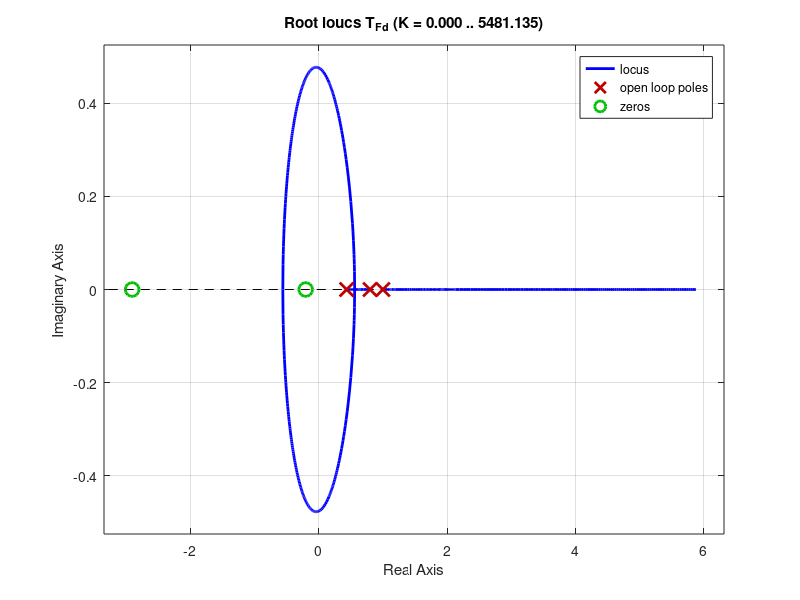
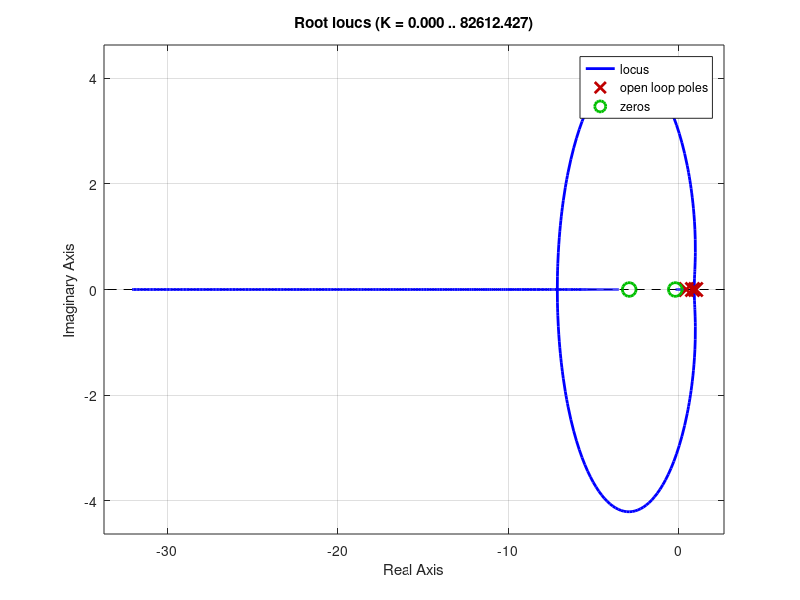
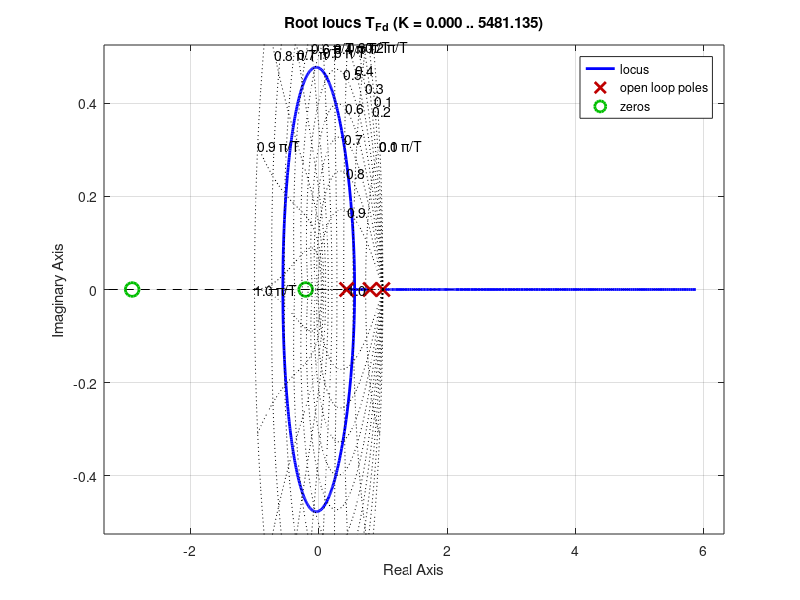
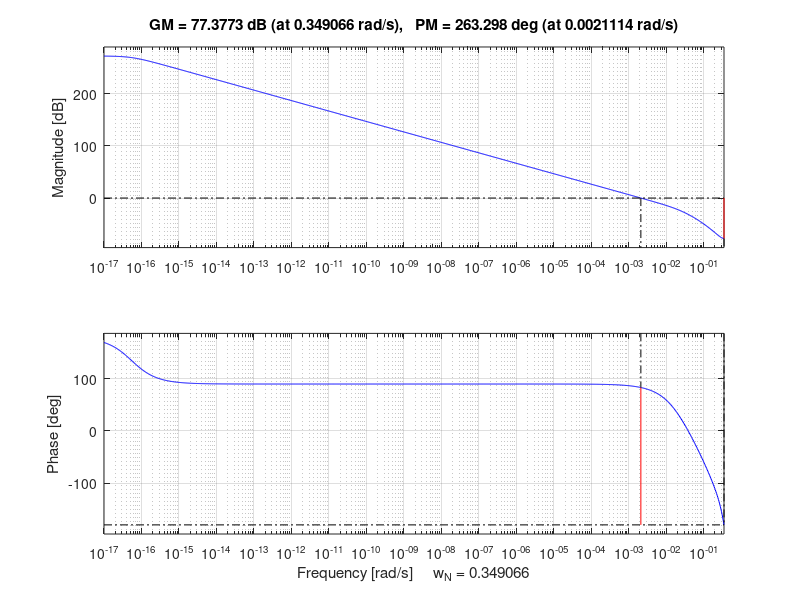

These figures' MATLAB source, in order:
T = 9;
T_F_c = tf([0 0 0 -0.000004875],[1 0.1173 0.0023 0])
T_F_d = c2d(T_F_c, T, 'zoh')

figure;
rlocus(T_F_d)

figure;
rlocus(-T_F_d)

figure;
rlocus(T_F_d)
zgrid()

figure;
margin(T_F_d)

